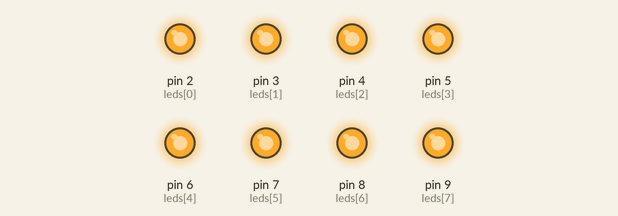
Simulated run of this sketch. Board: Arduino Uno, built with avr-gcc and run on an emulated ATmega328P. Parts: output pins drawn as LEDs (lit = HIGH).

Above: at 0.5 s.
At 3.5 s:
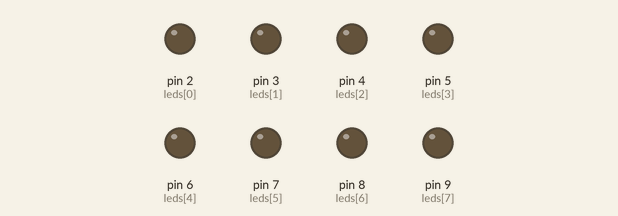
Timing chart, 0 to 4.6 s (numbered marks = the images above):
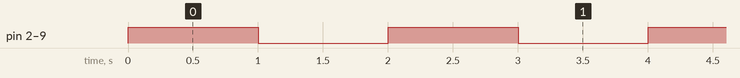

Measured:
- by itself, pin 2 (leds[0]), pin 3 (leds[1]), pin 4 (leds[2]), pin 5 (leds[3]), pin 6 (leds[4]), pin 7 (leds[5]), pin 8 (leds[6]), pin 9 (leds[7]): alternates HIGH for 1.0 s and LOW for 1.0 s

The sketch:

4.s8_LED_array1.ino
```cpp
// LED pins from 2 to 9
const int leds[] = {2, 3, 4, 5, 6, 7, 8, 9};

void setup() {
  // Configure each LED pin as OUTPUT
  for (int i = 0; i < 8; i++) {
    pinMode(leds[i], OUTPUT);
  }
}

void loop() {
  // Turn all LEDs ON
  digitalWrite(2, HIGH);
  digitalWrite(3, HIGH);
  digitalWrite(4, HIGH);
  digitalWrite(5, HIGH);
  digitalWrite(6, HIGH);
  digitalWrite(7, HIGH);
  digitalWrite(8, HIGH);
  digitalWrite(9, HIGH);

  delay(1000);

  // Turn all LEDs OFF
  digitalWrite(2, LOW);
  digitalWrite(3, LOW);
  digitalWrite(4, LOW);
  digitalWrite(5, LOW);
  digitalWrite(6, LOW);
  digitalWrite(7, LOW);
  digitalWrite(8, LOW);
  digitalWrite(9, LOW);

  delay(1000);
}
```
